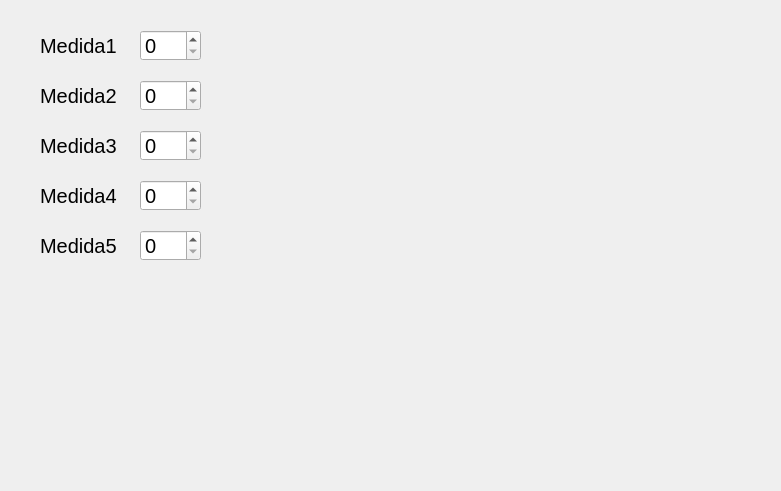
<?xml version="1.0" encoding="UTF-8"?>
<ui version="4.0">
 <class>Cortadora</class>
 <widget class="QWidget" name="Cortadora">
  <property name="geometry">
   <rect>
    <x>0</x>
    <y>0</y>
    <width>781</width>
    <height>491</height>
   </rect>
  </property>
  <property name="windowTitle">
   <string>Form</string>
  </property>
  <widget class="QLabel" name="Medida1">
   <property name="geometry">
    <rect>
     <x>40</x>
     <y>30</y>
     <width>81</width>
     <height>31</height>
    </rect>
   </property>
   <property name="font">
    <font>
     <pointsize>15</pointsize>
    </font>
   </property>
   <property name="text">
    <string>Medida1</string>
   </property>
  </widget>
  <widget class="QLabel" name="Medida2">
   <property name="geometry">
    <rect>
     <x>40</x>
     <y>80</y>
     <width>81</width>
     <height>31</height>
    </rect>
   </property>
   <property name="font">
    <font>
     <pointsize>15</pointsize>
    </font>
   </property>
   <property name="text">
    <string>Medida2</string>
   </property>
  </widget>
  <widget class="QLabel" name="Medida3">
   <property name="geometry">
    <rect>
     <x>40</x>
     <y>130</y>
     <width>81</width>
     <height>31</height>
    </rect>
   </property>
   <property name="font">
    <font>
     <pointsize>15</pointsize>
    </font>
   </property>
   <property name="text">
    <string>Medida3</string>
   </property>
  </widget>
  <widget class="QLabel" name="Medida4">
   <property name="geometry">
    <rect>
     <x>40</x>
     <y>180</y>
     <width>81</width>
     <height>31</height>
    </rect>
   </property>
   <property name="font">
    <font>
     <pointsize>15</pointsize>
    </font>
   </property>
   <property name="text">
    <string>Medida4</string>
   </property>
  </widget>
  <widget class="QLabel" name="Medida5">
   <property name="geometry">
    <rect>
     <x>40</x>
     <y>230</y>
     <width>81</width>
     <height>31</height>
    </rect>
   </property>
   <property name="font">
    <font>
     <pointsize>15</pointsize>
    </font>
   </property>
   <property name="text">
    <string>Medida5</string>
   </property>
  </widget>
  <widget class="QSpinBox" name="spinBox_Medida1">
   <property name="geometry">
    <rect>
     <x>140</x>
     <y>30</y>
     <width>61</width>
     <height>31</height>
    </rect>
   </property>
   <property name="font">
    <font>
     <pointsize>15</pointsize>
    </font>
   </property>
  </widget>
  <widget class="QSpinBox" name="spinBox_Medida2">
   <property name="geometry">
    <rect>
     <x>140</x>
     <y>80</y>
     <width>61</width>
     <height>31</height>
    </rect>
   </property>
   <property name="font">
    <font>
     <pointsize>15</pointsize>
    </font>
   </property>
  </widget>
  <widget class="QSpinBox" name="spinBox_Medida3">
   <property name="geometry">
    <rect>
     <x>140</x>
     <y>130</y>
     <width>61</width>
     <height>31</height>
    </rect>
   </property>
   <property name="font">
    <font>
     <pointsize>15</pointsize>
    </font>
   </property>
  </widget>
  <widget class="QSpinBox" name="spinBox_Medida4">
   <property name="geometry">
    <rect>
     <x>140</x>
     <y>180</y>
     <width>61</width>
     <height>31</height>
    </rect>
   </property>
   <property name="font">
    <font>
     <pointsize>15</pointsize>
    </font>
   </property>
  </widget>
  <widget class="QSpinBox" name="spinBox_Medida5">
   <property name="geometry">
    <rect>
     <x>140</x>
     <y>230</y>
     <width>61</width>
     <height>31</height>
    </rect>
   </property>
   <property name="font">
    <font>
     <pointsize>15</pointsize>
    </font>
   </property>
  </widget>
 </widget>
 <resources/>
 <connections/>
</ui>
